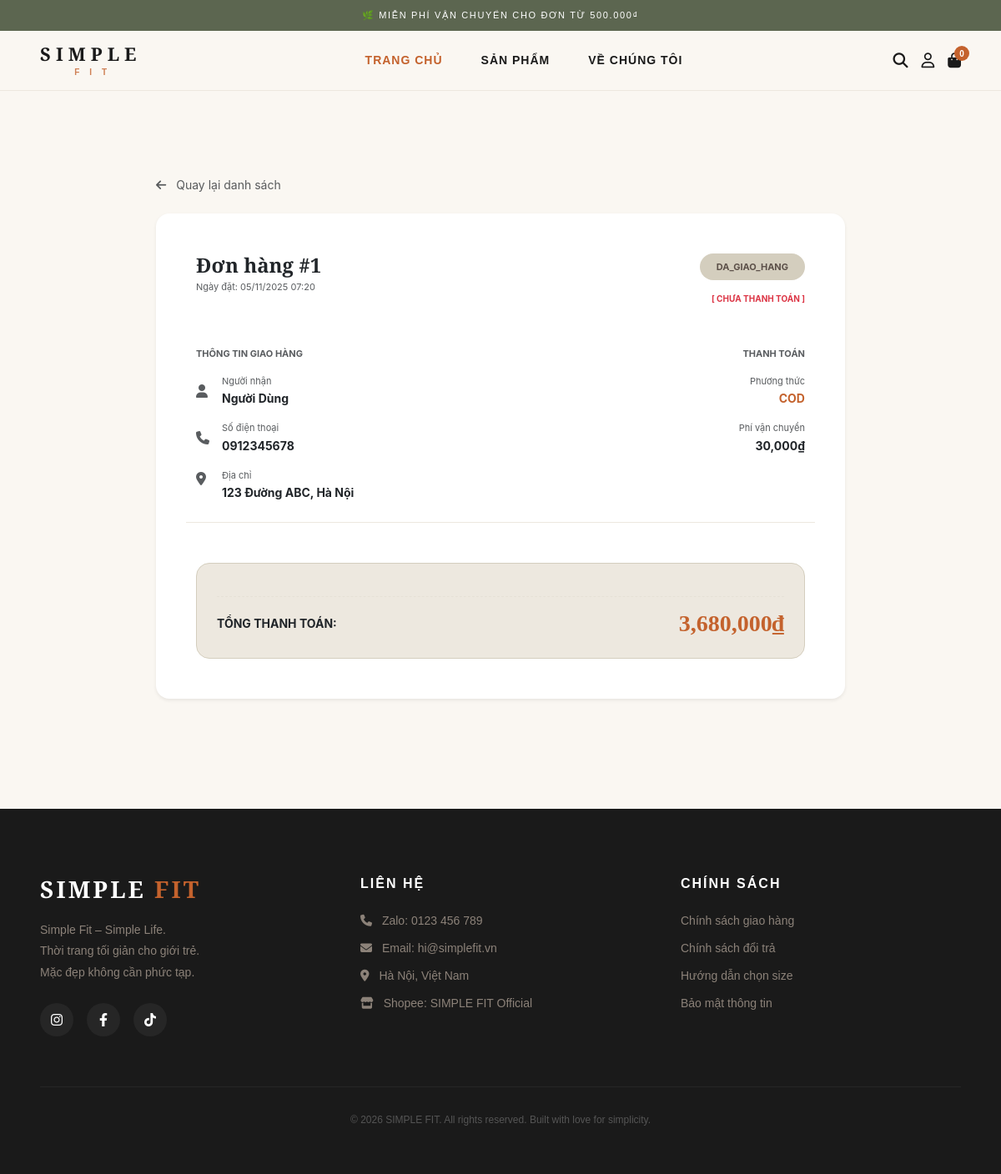
Before: /order-detail.php?id=1 (signed in) with the older database file.
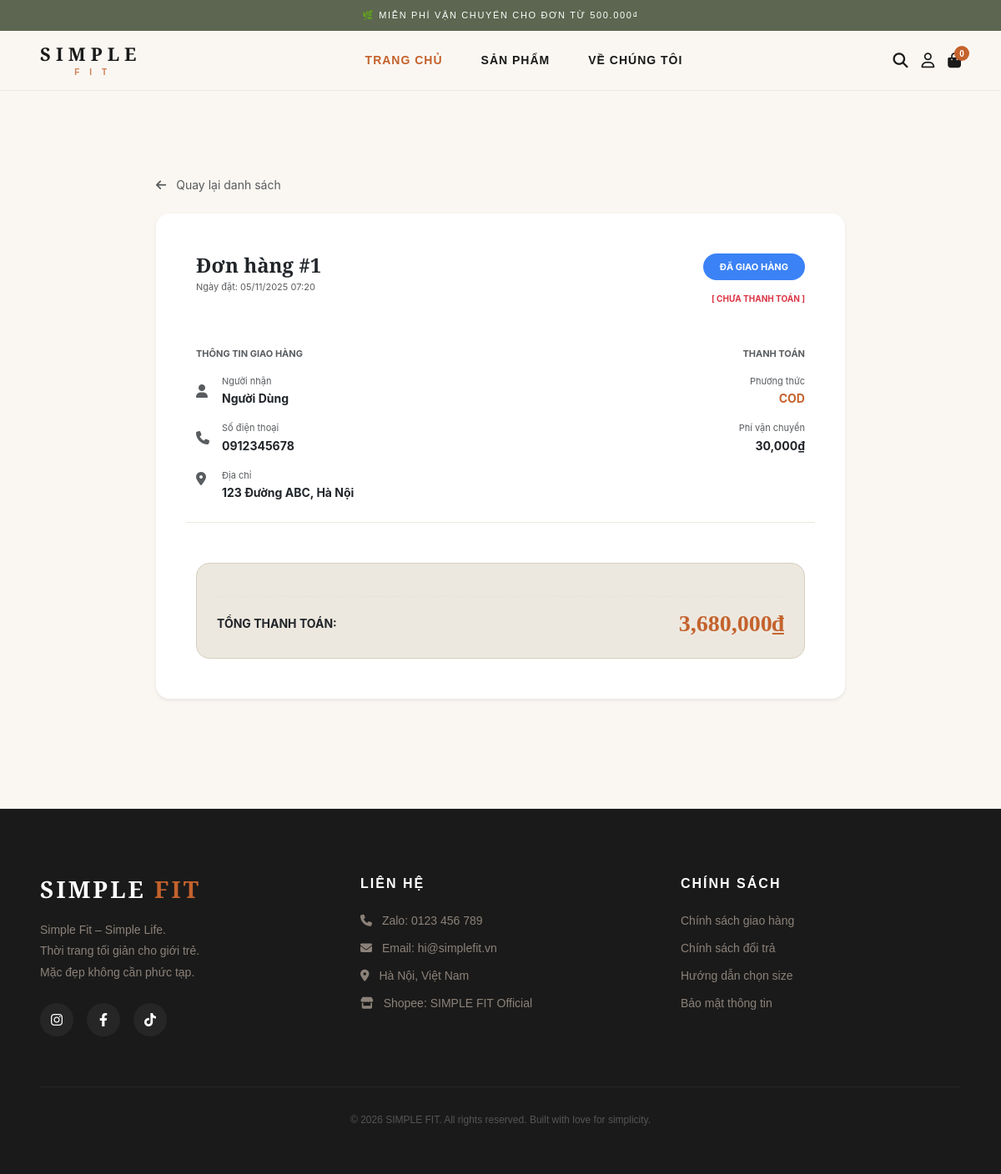
After: the same page with the newer database file.
### tables this page shows
CREATE TABLE `donhang` (
  `maDH` bigint NOT NULL,
  `maKH` bigint DEFAULT NULL,
  `maNV` bigint DEFAULT NULL,
  `hoTen` varchar(100) DEFAULT NULL,
  `email` varchar(100) DEFAULT NULL,
  `soDienThoai` varchar(20) DEFAULT NULL,
  `diaChi` varchar(255) DEFAULT NULL,
  `tongTien` decimal(15,2) DEFAULT NULL,
  `phiShip` decimal(15,2) DEFAULT '0.00',
  `phuongThucThanhToan` varchar(50) DEFAULT NULL,
  `trangThai` varchar(50) DEFAULT 'Chờ xác nhận',
  `ngayTao` timestamp NOT NULL DEFAULT CURRENT_TIMESTAMP,
  `minhChungThanhToan` varchar(255) DEFAULT NULL
);

### order-detail.php (the view, shortened to what the changed rows need)
<?php
require_once 'includes/db.php';
function getStatusClass($status) {
    $map = [
        'Chưa thanh toán'         => 'status-chua_thanh_toan',
        'Chờ xác nhận'            => 'status-cho_xac_nhan',
        'Đang giao hàng'          => 'status-dang_giao_hang',
        'Đã giao hàng'            => 'status-da_giao_hang',
        'Hoàn tất'                => 'status-hoan_tat',
        'Đã hủy'                  => 'status-da_huy',
        'Chờ kiểm tra hoàn tiền'  => 'status-cho_hoan_tien'
    ];
    return $map[$status] ?? 'status-default';
}
$order_id = isset($_GET['id']) ? intval($_GET['id']) : 0;
$user_id = $_SESSION['user']['id'];
$is_admin = ($_SESSION['user']['role'] === 'ADMIN');
if ($is_admin) {
    $sql_order = "SELECT * FROM DonHang WHERE maDH = '$order_id'";
} else {
    $sql_order = "SELECT d.* FROM DonHang d JOIN KhachHang k ON d.maKH = k.maKH
                  WHERE d.maDH = '$order_id' AND k.maND = '$user_id'";
}
$res_order = mysqli_query($conn, $sql_order);
$order = mysqli_fetch_assoc($res_order);
include 'includes/header.php';
?>
<link rel="stylesheet" href="assets/css/auth-account.css">
<main class="py-5" style="background-color: #FAF7F2; min-height: 100vh; padding-top: 100px !important;">
    <div class="container" style="max-width: 850px;">
        <div class="card border-0 shadow-sm rounded-4 overflow-hidden mb-4">
            <div class="card-body p-4 p-md-5">
                <div class="d-flex justify-content-between align-items-start mb-5">
                    <div>
                        <h2 class="h4 fw-bold mb-1" style="font-family: 'Cormorant Garamond', serif;">Đơn hàng #<?php echo $order_id; ?></h2>
                        <p class="extra-small text-muted mb-0">Ngày đặt: <?php echo date('d/m/Y H:i', strtotime($order['ngayTao'])); ?></p>
                    </div>
                    <div class="text-end">
                        <?php if ($is_admin): ?>
                            <form method="POST">
                                <select name="new_status" onchange="this.form.submit()" class="admin-select-status <?php echo getStatusClass($order['trangThai']); ?>">
                                    <?php
                                    $all_sts = ['Chưa thanh toán', 'Chờ xác nhận', 'Đang giao hàng', 'Đã giao', 'Hoàn tất', 'Chờ kiểm tra hoàn tiền', 'Đã hủy'];
                                    foreach($all_sts as $s): ?>
                                        <option value="<?php echo $s; ?>" <?php echo ($order['trangThai'] == $s) ? 'selected' : ''; ?>><?php echo $s; ?></option>
                                    <?php endforeach; ?>
                                </select>
                                <input type="hidden" name="admin_update_status" value="1">
                            </form>
                        <?php else: ?>
                            <span class="badge-status <?php echo getStatusClass($order['trangThai']); ?>" style="padding: 8px 20px; border-radius: 50px; font-size: 11px; font-weight: 700; color: white; text-transform: uppercase;">
                                <?php echo $order['trangThai']; ?>
                            </span>
                        <?php endif; ?>
                        <div class="mt-2">
                            <?php
                            $st = $order['trangThai'];
                            $pttt = $order['phuongThucThanhToan'];
                            $proof = $order['minhChungThanhToan'] ?? '';
                            if ($pttt == 'COD' && !in_array($st, ['Hoàn tất', 'Đã hủy', 'Đã giao'])): ?>
                                <small class="text-danger fw-bold" style="font-size: 10px;">[ CHƯA THANH TOÁN ]</small>
                            <?php
                            elseif ($pttt == 'QR' && $st == 'Chờ xác nhận' && !empty($proof)): ?>
                                <small class="text-primary fw-bold" style="font-size: 10px;">[ ĐANG KIỂM TRA ]</small>
                            <?php
                            elseif ($pttt == 'QR' && $st == 'Chưa thanh toán'): ?>
                                <small class="text-danger fw-bold" style="font-size: 10px;">[ CHƯA THANH TOÁN ]</small>
                            <?php endif; ?>
                        </div>
                    </div>
                </div>
                <div class="row g-4 mb-5 pb-4 border-bottom" style="border-color: #EDE8DF !important;">
                    <div class="col-md-7">
                        <div class="d-flex align-items-center mb-3">
                            <div><span class="extra-small text-muted d-block">Người nhận</span><span class="small fw-bold"><?php echo htmlspecialchars($order['hoTen']); ?></span></div>
                        </div>
                        <div class="d-flex align-items-center mb-3">
                            <div><span class="extra-small text-muted d-block">Số điện thoại</span><span class="small fw-bold"><?php echo htmlspecialchars($order['soDienThoai']); ?></span></div>
                        </div>
                        <div class="d-flex align-items-start">
                            <div><span class="extra-small text-muted d-block">Địa chỉ</span><span class="small fw-bold"><?php echo htmlspecialchars($order['diaChi']); ?></span></div>
                        </div>
                    </div>
                    <div class="col-md-5 text-md-end">
                        <div class="mb-3"><span class="extra-small text-muted d-block">Phương thức</span><span class="small fw-bold text-uppercase" style="color: #C4622D;"><?php echo $order['phuongThucThanhToan']; ?></span></div>
                        <div><span class="extra-small text-muted d-block">Phí vận chuyển</span><span class="small fw-bold"><?php echo number_format($order['phiShip']); ?>₫</span></div>
                    </div>
                </div>
                <div class="p-4 rounded-4" style="background-color: #EDE8DF; border: 1px solid #D4CEBE;">
                    <div class="d-flex justify-content-between align-items-center">
                        <span class="fw-bold small text-uppercase">Tổng thanh toán:</span>
                        <span class="h3 fw-bold mb-0" style="color: #C4622D; font-family: 'DM Sans', serif;">
                            <?php echo number_format($order['tongTien']); ?>₫
                        </span>
                    </div>
                </div>
            </div>
        </div>
    </div>
</main>

Changed rows visible on the page:
changed donhang "Người Dùng": trangThai "DA_GIAO_HANG" → "ĐÃ GIAO HÀNG"
